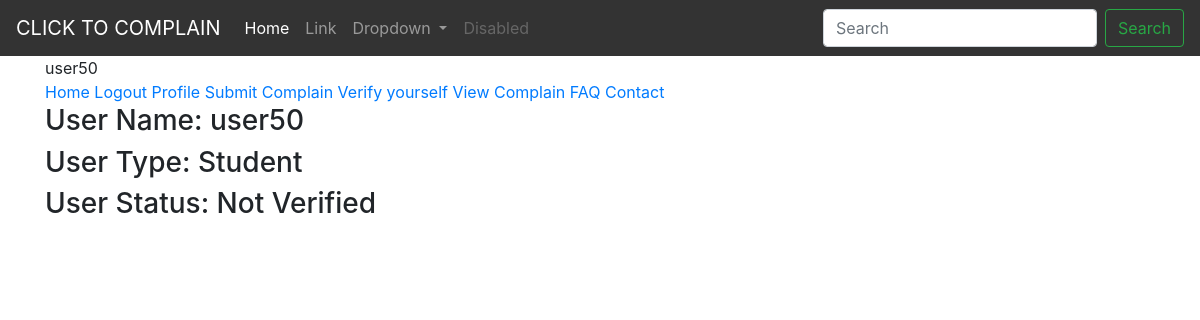
Before: /my_profile/ (signed in) with the older database file.
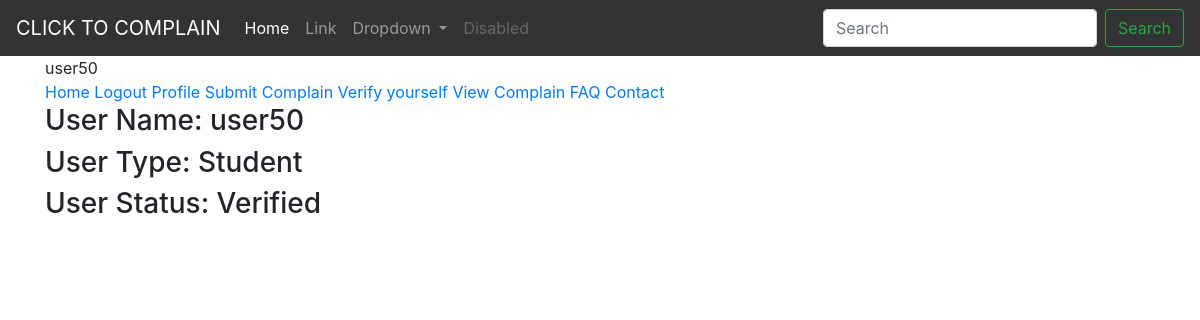
After: the same page with the newer database file.
### Verified_User/models.py (models this page shows, shortened)
class Verified_User(models.Model):
    email = models.EmailField(unique=True)
    image_of_id = models.ImageField(upload_to='verified_user/image_of_id/')
    status = models.CharField(max_length=100, choices=(('Verified', 'Verified'), ('Not Verified', 'Not Verified')), default='Not Verified')
    type = models.CharField(max_length=100, choices=(('Student', 'Student'), ('Admin', 'Admin')), default='Student')
    user = models.OneToOneField(User, on_delete=models.CASCADE, blank=True, null=True)
    def __str__(self):
        return self.user.username

### Verified_User/views.py (the view)
# urls.py: path('my_profile/',verified_user_views.show_profile, name='my_profile'),
@login_required
def show_profile(request):
    try:
        profile = Verified_User.objects.get(user=request.user)
    except Verified_User.DoesNotExist:
        profile = 'Please complete your profile'
    context = {
        "profile": profile
    }
    return render(request, 'Verified_User/profile.html', context)

### Verified_User/context.py (called while the page is built)
def verifiedUser(request):
    try:
        verified_user = get_object_or_404(Verified_User,user=request.user)
    except Exception:
        verified_user=''
    context = {
        'verified_user': verified_user
    }
    return context

### templates/Verified_User/profile.html
{% extends 'base.html' %}
{% block content %}
     <h3>User Name: {{ profile.user }}</h3>
     <h3>User Type: {{ profile.type }}</h3>
     <h3>User Status:  {{ profile.status }}</h3>
    <br><br>
{% endblock content %}

### templates/base.html (shortened to what this page needs)
{% load static %}
<!DOCTYPE html>
<html lang="en">
<head>
    <link rel="stylesheet" href="https://stackpath.bootstrapcdn.com/bootstrap/4.5.2/css/bootstrap.min.css">
</head>
<body>
<header>
<nav class="navbar navbar-expand-lg navbar-dark"style="background-color:#333">
  <a class="navbar-brand" href="{% url 'homepage' %}">CLICK TO COMPLAIN</a>
  <div class="collapse navbar-collapse" id="navbarSupportedContent">
    <ul class="navbar-nav mr-auto">
      <li class="nav-item active">
        <a class="nav-link" href="#">Home <span class="sr-only">(current)</span></a>
      </li>
      <li class="nav-item">
        <a class="nav-link" href="#">Link</a>
      </li>
      <li class="nav-item dropdown">
        <a class="nav-link dropdown-toggle" href="#" id="navbarDropdown" role="button" data-toggle="dropdown" aria-haspopup="true" aria-expanded="false">
          Dropdown
        </a>
      </li>
      <li class="nav-item">
        <a class="nav-link disabled" href="#" tabindex="-1" aria-disabled="true">Disabled</a>
      </li>
    </ul>
    <form class="form-inline my-2 my-lg-0">
      <input class="form-control mr-sm-2" type="search" placeholder="Search" aria-label="Search">
      <button class="btn btn-outline-success my-2 my-sm-0" type="submit">Search</button>
    </form>
  </div>
</nav>
</header>
<div class="container">
{{ verified_user }}<br>
<a href="{%  url 'homepage' %}">Home</a>
{% if user.is_authenticated %}
    <a href="{%  url 'logout' %}">Logout</a>
    <a href="{%  url 'my_profile' %}">Profile</a>
    <a href="{%  url 'complainForm' %}">Submit Complain</a>
    <a href="{%  url 'user_verification_form' %}">Verify yourself</a>
    <a href="{%  url 'allComplain' %}">View Complain</a>
    <a href="{%  url 'faq' %}">FAQ</a>
    <a href="{%  url 'info' %}">Contact</a>
{% else %}
    <a href="{%  url 'registration' %}">Registration</a>
    <a href="{%  url 'login' %}">Login</a>
{% endif %}
<br>
{% block content %}
{% endblock content %}
</div>
</body>
</html>

Changed rows visible on the page:
changed Verified_User "Student": status "Not Verified" → "Verified"
